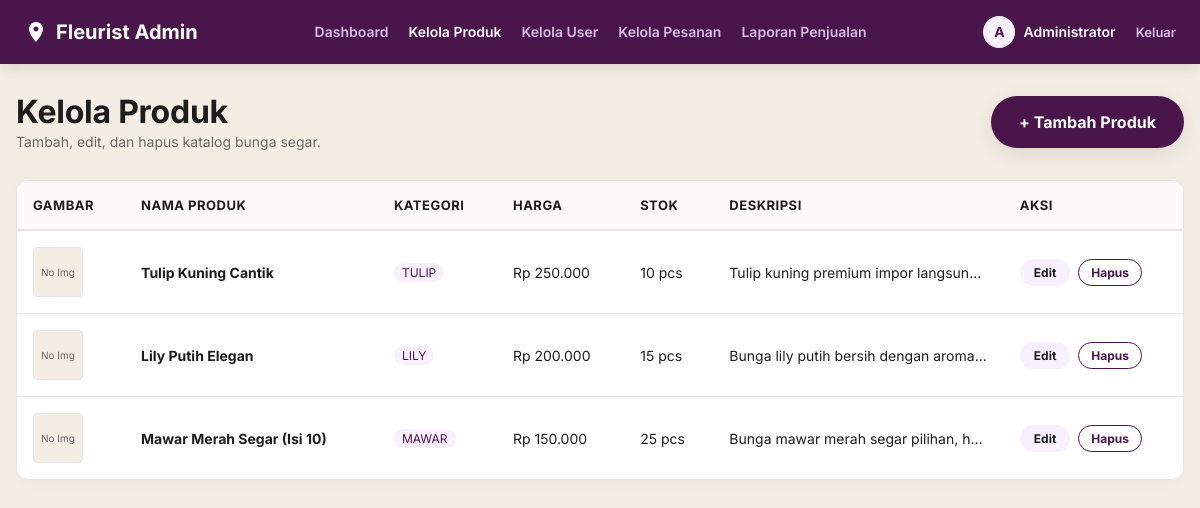
Page /admin/produk.php (signed in) on the committed database.
### tables this page shows
CREATE TABLE produk (
    id_produk INT AUTO_INCREMENT PRIMARY KEY,
    nama_produk VARCHAR(150) NOT NULL,
    kategori VARCHAR(100) NOT NULL,
    harga INT NOT NULL,
    stok INT NOT NULL DEFAULT 0,
    deskripsi TEXT,
    gambar VARCHAR(255)
);

### admin/produk.php (the view, shortened to what this page needs)
<?php
require_once '../koneksi.php';
include 'navbar.php';
$action = $_GET['action'] ?? 'list';
$upload_dir = '../uploads/';
$products = [];
if ($action === 'list') {
    try {
        $stmt = $db->query("SELECT * FROM produk ORDER BY id_produk DESC");
        $products = $stmt->fetchAll();
    } catch (PDOException $e) {
        $error = "Gagal memuat produk: " . $e->getMessage();
    }
}
?>
<!DOCTYPE html>
<html lang="id">
<head>
    <link rel="stylesheet" href="../style.css">
</head>
<body>
    <div class="admin-container">
        <?php if ($action === 'list'): ?>
            <div class="admin-header">
                <div>
                    <h1 class="display-md">Kelola Produk</h1>
                    <p class="caption">Tambah, edit, dan hapus katalog bunga segar.</p>
                </div>
                <div>
                    <a href="produk.php?action=add" class="btn btn-primary-pill">+ Tambah Produk</a>
                </div>
            </div>
            <div class="admin-table-container">
                <table class="admin-table">
                    <thead>
                        <tr>
                            <th>Gambar</th>
                            <th>Nama Produk</th>
                            <th>Kategori</th>
                            <th>Harga</th>
                            <th>Stok</th>
                            <th>Deskripsi</th>
                            <th>Aksi</th>
                        </tr>
                    </thead>
                    <tbody>
                        <?php if (empty($products)): ?>
                            <tr>
                                <td colspan="7" style="text-align: center; color: var(--ink-mute);">Belum ada produk. Silakan tambahkan produk baru.</td>
                            </tr>
                        <?php else: ?>
                            <?php foreach ($products as $prod): ?>
                                <tr>
                                    <td>
                                        <?php if ($prod['gambar'] && file_exists($upload_dir . $prod['gambar'])): ?>
                                            <img src="<?= $upload_dir . htmlspecialchars($prod['gambar']) ?>" alt="<?= htmlspecialchars($prod['nama_produk']) ?>" style="width: 50px; height: 50px; object-fit: cover; border-radius: var(--rounded-sm); border: 1px solid var(--hairline);">
                                        <?php else: ?>
                                            <div style="width: 50px; height: 50px; background-color: var(--canvas-cream); display: flex; align-items: center; justify-content: center; font-size: 10px; color: var(--ink-mute); border-radius: var(--rounded-sm); border: 1px solid var(--hairline);">No Img</div>
                                        <?php endif; ?>
                                    </td>
                                    <td><strong><?= htmlspecialchars($prod['nama_produk']) ?></strong></td>
                                    <td><span class="badge badge-role" style="font-weight: normal;"><?= htmlspecialchars($prod['kategori']) ?></span></td>
                                    <td>Rp <?= number_format($prod['harga'], 0, ',', '.') ?></td>
                                    <td><?= number_format($prod['stok']) ?> pcs</td>
                                    <td style="max-width: 250px; white-space: nowrap; overflow: hidden; text-overflow: ellipsis;" title="<?= htmlspecialchars($prod['deskripsi']) ?>">
                                        <?= htmlspecialchars($prod['deskripsi']) ?>
                                    </td>
                                    <td>
                                        <div style="display: flex; gap: var(--spacing-sm);">
                                            <a href="produk.php?action=edit&id=<?= $prod['id_produk'] ?>" class="btn btn-secondary-pill" style="padding: 6px 14px; font-size: 12px;">Edit</a>
                                            <a href="produk.php?action=delete&id=<?= $prod['id_produk'] ?>" class="btn btn-outline-aubergine" style="padding: 4px 12px; font-size: 12px; border: 1px solid var(--primary);" onclick="return confirm('Apakah Anda yakin ingin menghapus produk ini?')">Hapus</a>
                                        </div>
                                    </td>
                                </tr>
                            <?php endforeach; ?>
                        <?php endif; ?>
                    </tbody>
                </table>
            </div>
        <?php endif; ?>
    </div>
</body>
</html>

### style.css (style rules this page uses)
:root { --primary: #4a154b; --primary-deep: #481a54; --primary-press: #611f69; --primary-tint: #592466; --on-primary: #ffffff; --ink: #1d1d1d; --ink-mute: #696969; --link-blue: #1264a3; --link-hover: #3860be; --canvas: #ffffff; --canvas-cream: #f4ede4; --canvas-lavender: #f9f0ff; --surface-elev: #ffffff; --surface-aubergine: #4a154b; --hairline: #e6e6e6; --semantic-error: #cc4117; --semantic-success: #007a5a; --on-aubergine-mute: #d9bdde; --rounded-xs: 2px; --rounded-sm: 4px; --rounded-md: 8px; --rounded-lg: 12px; --rounded-xl: 16px; --rounded-xxl: 48px; --rounded-pill: 90px; --spacing-xs: 4px; --spacing-sm: 8px; --spacing-md: 12px; --spacing-lg: 16px; --spacing-xl: 20px; --spacing-xxl: 24px; --spacing-huge: 28px; }
* { box-sizing: border-box; margin: 0; padding: 0; }
body { font-family: 'Inter', system-ui, -apple-system, BlinkMacSystemFont, sans-serif; color: var(--ink); background-color: var(--canvas-cream); line-height: 1.55; font-size: 16px; -webkit-font-smoothing: antialiased; }
h1, h2, h3, h4, h5, h6 { font-family: 'Inter', system-ui, sans-serif; font-weight: 700; color: var(--ink); }
.display-md { font-size: 32px; line-height: 1.25; letter-spacing: -0.256px; font-weight: 700; }
.caption { font-size: 14px; line-height: 1.43; color: var(--ink-mute); }
a { color: var(--link-blue); text-decoration: none; font-weight: 600; transition: color 0.2s ease; }
.btn { display: inline-flex; align-items: center; justify-content: center; font-family: inherit; font-size: 16px; font-weight: 700; border: none; cursor: pointer; transition: all 0.2s ease; text-decoration: none; }
.btn-primary-pill { background-color: var(--primary); color: var(--on-primary); padding: 14px 28px; border-radius: var(--rounded-pill); box-shadow: rgba(0, 0, 0, 0.1) 0 5px 20px 0; }
.btn-secondary-pill { background-color: var(--canvas-lavender); color: var(--ink); padding: 10px 30px; border-radius: var(--rounded-pill); }
.btn-outline-aubergine { background-color: var(--canvas); color: var(--primary); border: 2px solid var(--primary); padding: 14px 28px; border-radius: var(--rounded-pill); }
.admin-container { max-width: 1200px; margin: 0 auto; padding: var(--spacing-huge) var(--spacing-lg); }
.admin-header { display: flex; justify-content: space-between; align-items: center; margin-bottom: var(--spacing-huge); }
.admin-table-container { overflow-x: auto; background-color: var(--canvas); border: 1px solid var(--hairline); border-radius: var(--rounded-lg); box-shadow: rgba(0, 0, 0, 0.02) 0 5px 15px 0; }
.admin-table { width: 100%; border-collapse: collapse; text-align: left; }
.admin-table th { background-color: #fcfbfa; color: var(--ink); font-weight: 700; font-size: 13px; text-transform: uppercase; letter-spacing: 0.5px; padding: var(--spacing-lg); border-bottom: 2px solid var(--hairline); }
.admin-table td { padding: var(--spacing-lg); border-bottom: 1px solid var(--hairline); font-size: 14px; color: var(--ink); }
.admin-table tr:last-child td { border-bottom: none; }
.badge { display: inline-flex; padding: 4px 10px; border-radius: var(--rounded-xs); font-size: 12px; font-weight: 700; text-transform: uppercase; }
.badge-role { background-color: var(--canvas-lavender); color: var(--primary); border-radius: var(--rounded-pill); padding: 2px 8px; }

### rows in the picture
produk: gambar "No Img", nama_produk "Tulip Kuning Cantik", kategori "TULIP", harga "250.000", stok "10", deskripsi "Tulip kuning premium impor langsun…"
produk: gambar "No Img", nama_produk "Lily Putih Elegan", kategori "LILY", harga "200.000", stok "15", deskripsi "Bunga lily putih bersih dengan aroma…"
produk: gambar "No Img", nama_produk "Mawar Merah Segar (Isi 10)", kategori "MAWAR", harga "150.000", stok "25", deskripsi "Bunga mawar merah segar pilihan, h…"

### other values in the picture
substr($_SESSION['nama'] ?? 'A', 0, 1) "A"
$_SESSION['nama'] "Administrator"
